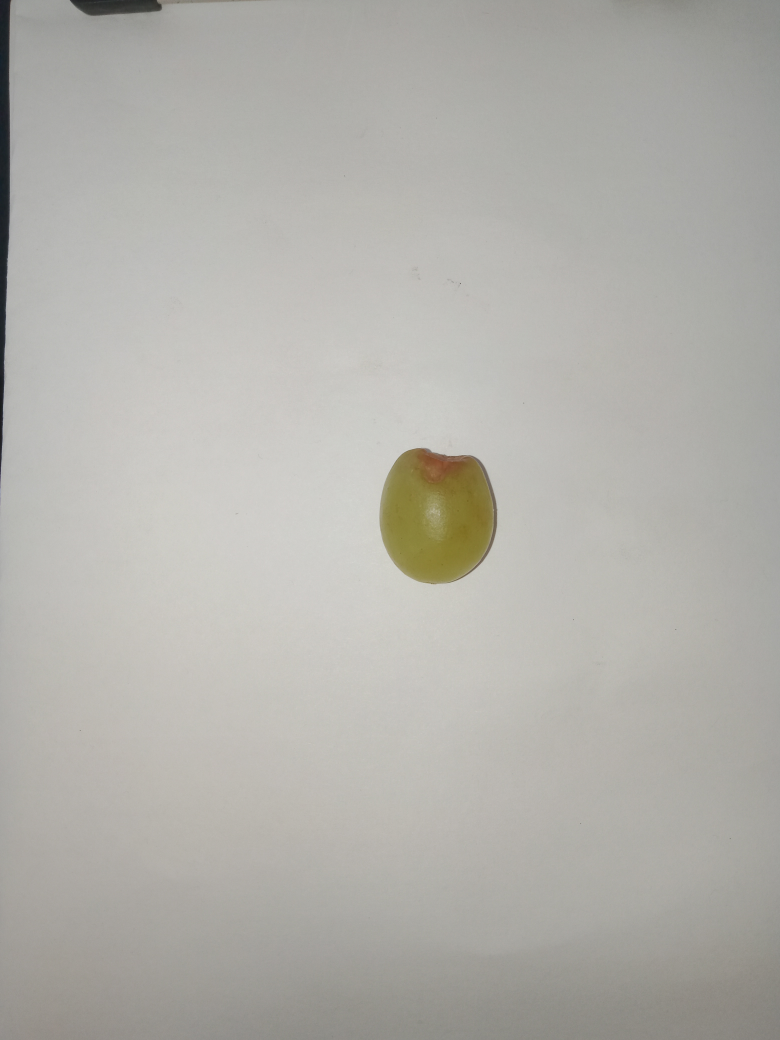
#> input picture Backend/Support/DataBaru/Data (10).jpg, 3120 x 4160 px (shown at 1/4 size)
$ jupyter execute --allow-errors AllClassification.ipynb   (older library calls are emulated)
#> lines starting #> are read from the running program, lines starting #| are printed output that depends on the picture; after the words box and inside, x2 and y2 are one past the last pixel; in counts of white or black regions, pixels touching at a corner belong together
[cell 1]
import cv2
import joblib
import numpy as np
import pandas as pd
from skimage.feature import greycomatrix, greycoprops

#> (a cell that did not finish here is left out)

[cell 3]
def preprocess_and_extract_features(image_path):
    #load image
#> called with image_path = 'Support/DataBaru/Data (10).jpg'
    image = cv2.imread(image_path)
#> image is the input picture: shape (4160, 3120, 3); mean B, G, R 170.7, 176.4, 177.9

    height, width, channel = image.shape
#> height = 4160; width = 3120; channel = 3

    if height > width:
        crop_size = width
#> crop_size = 3120
        y = int ((height-width)/2)
#> y = 520
        x=0
    else:
        crop_size = height
        x = int ((width - height)/2)
        y=0

    cropped_image = image[y:y+crop_size, x:x+crop_size]
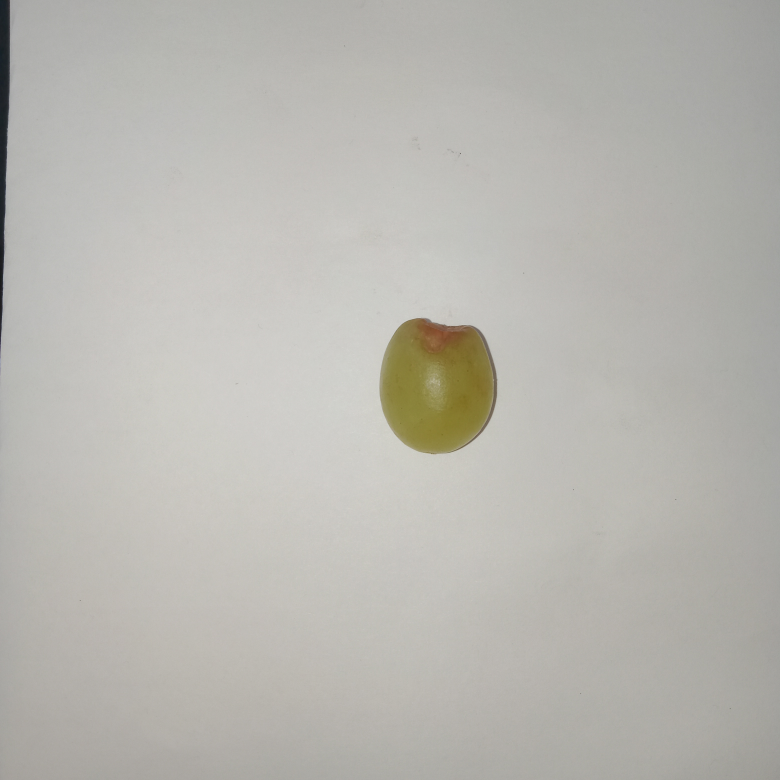
#> cropped_image: shape (3120, 3120, 3) (shown at 1/4 size); mean B, G, R 176.7, 182.7, 184.3

    gray = cv2.cvtColor(cropped_image,cv2.COLOR_BGR2GRAY)
    _, thresh = cv2.threshold(
        gray, 0, 255, cv2.THRESH_BINARY_INV+cv2.THRESH_OTSU
    )
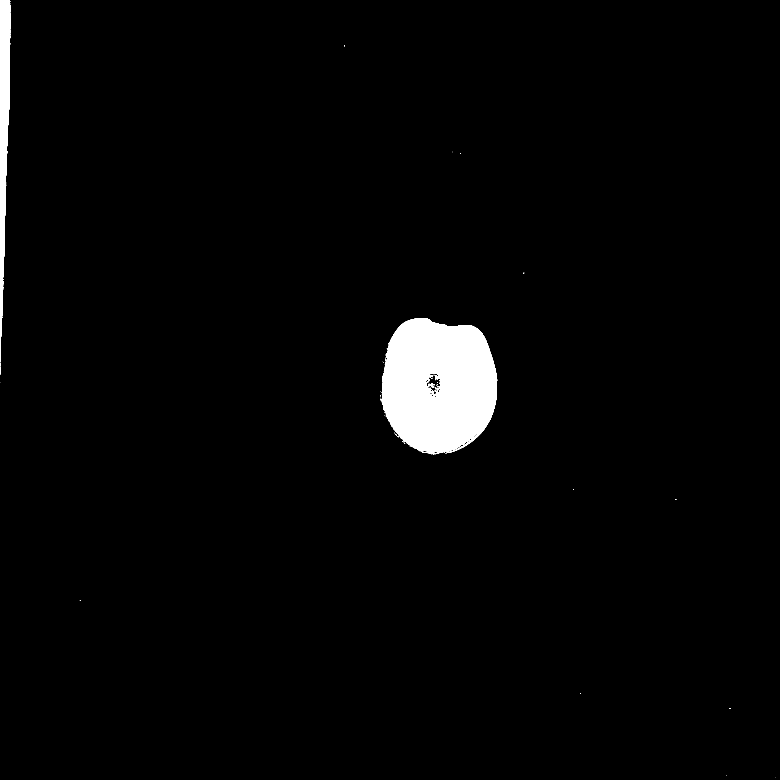
#> thresh: shape (3120, 3120) (shown at 1/4 size); 2.4% white; 61 white regions (54 under 20 px)
    contours, _ = cv2.findContours(
        thresh, cv2.RETR_EXTERNAL, cv2. CHAIN_APPROX_SIMPLE
    )
#> contours = 45 contours, 43 with area under 20; largest, box (x1, y1, x2, y2) and area: (1523, 1273, 1989, 1817) 199524, (0, 0, 41, 1448) 34240
    cnt = max(contours, key=cv2.contourArea)
#> cnt = contour of 1190 points, box (x1, y1, x2, y2) (1523, 1273, 1989, 1817), area 199524

    x, y, w, h, =cv2.boundingRect(cnt)
#> x = 1523; y = 1273; w = 466; h = 544

    roi = cropped_image [y:y+h, x:x+w]
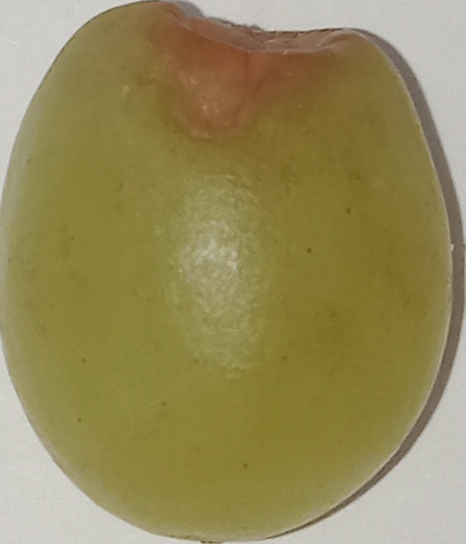
#> roi: shape (544, 466, 3); mean B, G, R 87.9, 137.2, 148.6

    resize_roi = cv2.resize(roi, (1080, 1080))
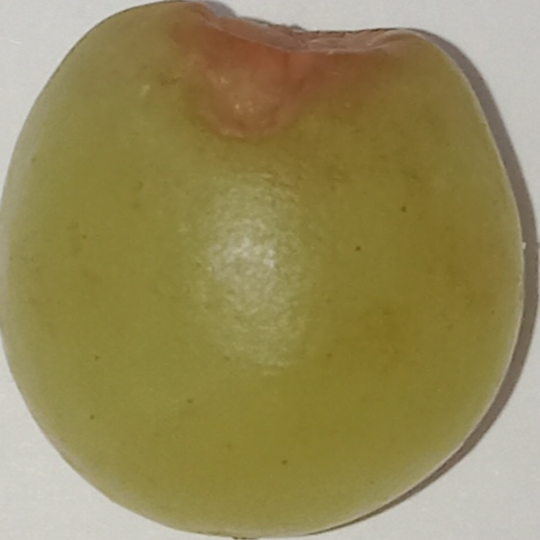
#> resize_roi: shape (1080, 1080, 3) (shown at 1/2 size); mean B, G, R 87.8, 137.1, 148.5

    # [5 lines of commented-out code are left out]
    rgb_image= cv2.cvtColor(resize_roi, cv2.COLOR_BGR2RGB)


    #rata rata rgb
    r_mean = np.mean(rgb_image[:,:,0])
#> r_mean = 148.5
    g_mean = np.mean(rgb_image[:,:,1])
#> g_mean = 137.1
    b_mean = np.mean(rgb_image[:,:,2])
#> b_mean = 87.82

    glcm_properties = ['correlation', 'homogeneity','dissimilarity','contrast',]

    image_gray = cv2.cvtColor(resize_roi, cv2.COLOR_BGR2GRAY)
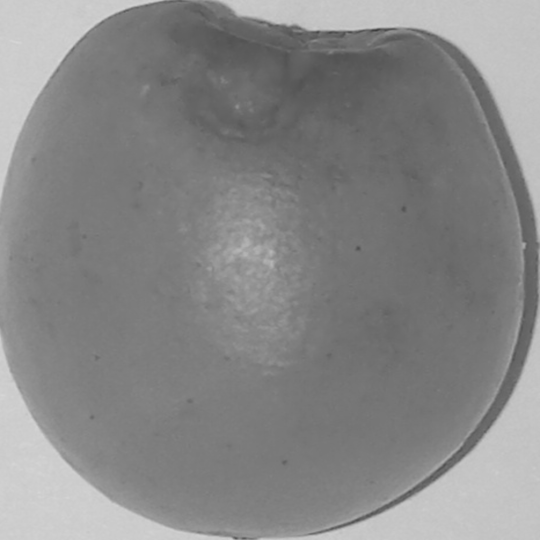
#> image_gray: shape (1080, 1080) (shown at 1/2 size); min 49, max 215, mean 134.9
    glcm = greycomatrix(image_gray, distances=[2], angles=[0, np.pi/4, np.pi/2, 3*np.pi/4],
                                levels=256, symmetric=True, normed=True)

    feature =[]
    glcm_props = [propery for name in glcm_properties for propery in greycoprops(glcm, name)[0]]
#> glcm_props = [0.997, 0.998, 0.996, 0.998, 0.655, 0.702, 0.631, 0.703, 1.09, 0.892, 1.22, 0.848, 6.48, 4.97, 9.37, 3.62]

    for item in glcm_props:
        feature.append(item)
#> this loop made 16 passes
#> item on passes 1 to 12: 0.997, 0.998, 0.996, 0.998, 0.655, 0.702, 0.631, 0.703, 1.09, 0.892, 1.22, 0.848
#> after the loop, feature has the same summary as glcm_props

    #create feature array
    x= np.array([r_mean,g_mean,b_mean] + feature[:])
#> x = 19 values, max 148.5 at index 0, min 0.631 at index 9, mean 21.5

    return x

[cell 4]
def classify (image_path):
    #melakukan pre processing dan ekstrasi fitur
    x= preprocess_and_extract_features(image_path)

    #mengubah bentuk array
    x_reshaped = x.reshape(1,-1)

    #Membuat dataframe menggu nama fitur
    glcm_properties = ['correlation', 'homogeneity','dissimilarity','contrast',]
    angles=[0,45,90,135]

    feature_names = ['R','G','B'] + [f'{prop} {angle}' for prop in glcm_properties for angle in angles]
    x_new = pd.DataFrame(data=x_reshaped, columns=feature_names)
#> x_new = table of 1 rows and 19 columns

    #predict label
    y_pred = nb.predict(x_new)

    #print label
    print (f'Label: {y_pred[0]}')

$ run again, with Backend/Support/DataBaru/Data (3).jpg copied over Backend/Support/DataBaru/Data (10).jpg
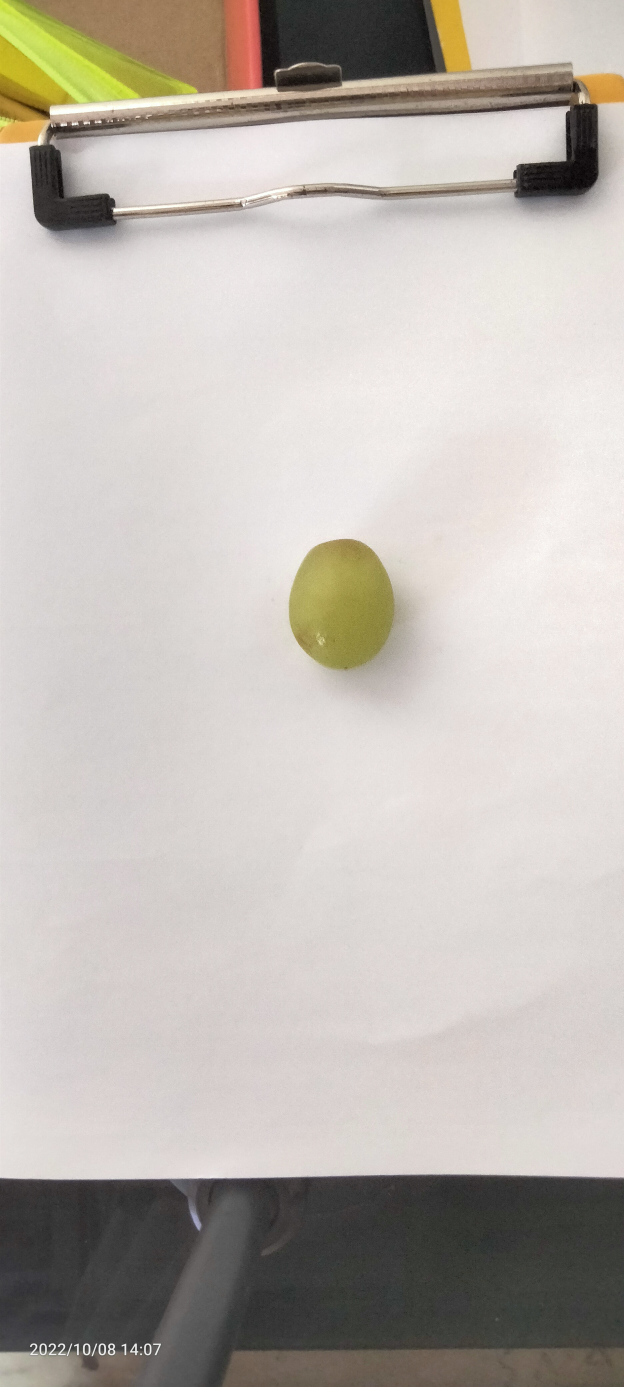
#> input picture Backend/Support/DataBaru/Data (3).jpg, 1872 x 4160 px (shown at 1/3 size)
#> in preprocess_and_extract_features, image is the input picture: shape (4160, 1872, 3); mean B, G, R 178.7, 185.1, 191.1
#> in preprocess_and_extract_features, `_, thresh = cv2.threshold( gray, 0, 255, cv2.THRESH_BINARY_INV+cv2.THR..`:
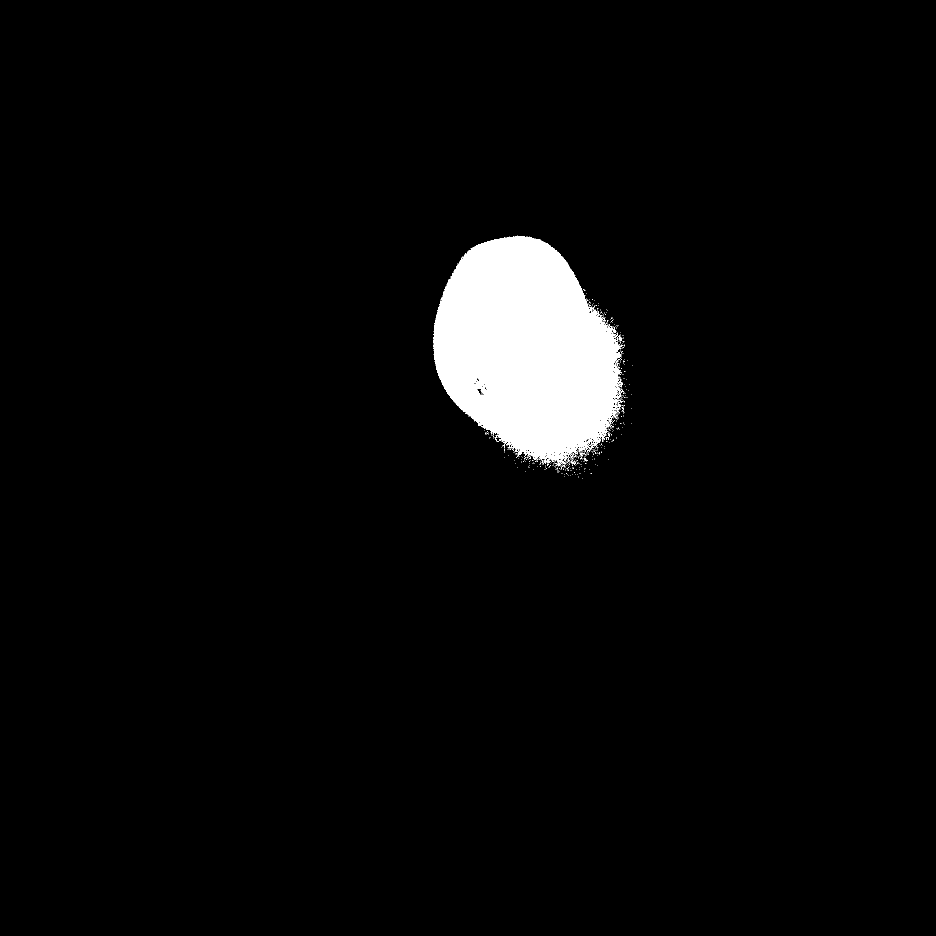
#> thresh: shape (1872, 1872) (shown at 1/2 size); 3.5% white; 467 white regions (461 under 20 px)
#> contours = 465 contours, 464 with area under 20; largest, box (x1, y1, x2, y2) and area: (866, 473, 1249, 933) 123034
#> cnt = contour of 1771 points, box (x1, y1, x2, y2) (866, 473, 1249, 933), area 123034
#> in preprocess_and_extract_features, `x, y, w, h, =cv2.boundingRect(cnt)`: x = 866; y = 473; w = 383; h = 460
#> r_mean = 179.9
#> g_mean = 171.4
#> b_mean = 127.3
#> in preprocess_and_extract_features, `image_gray = cv2.cvtColor(resize_roi, cv2.COLOR_BGR2GRAY)`:
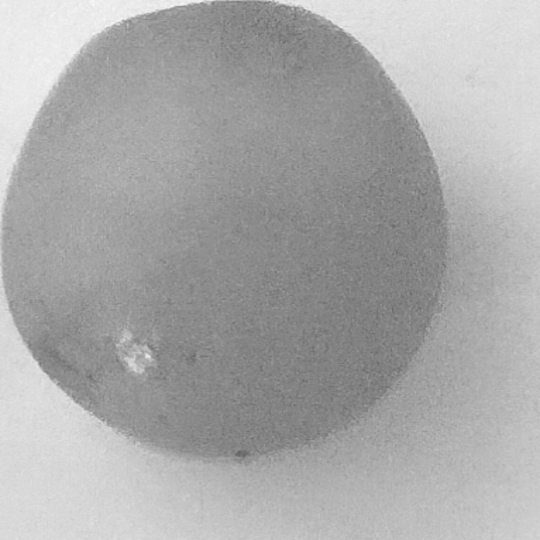
#> image_gray: shape (1080, 1080) (shown at 1/2 size); min 91, max 249, mean 168.8
#> glcm_props = [0.992, 0.995, 0.99, 0.994, 0.331, 0.374, 0.311, 0.375, 2.79, 2.27, 3.02, 2.28, 16.15, 10.36, 19.39, 10.8]
#> the loop in preprocess_and_extract_features, `for item in glcm_props:` made 16 passes
#> item on passes 1 to 8: 0.992, 0.995, 0.99, 0.994, 0.331, 0.374, 0.311, 0.375
#> after the loop in preprocess_and_extract_features, `for item in glcm_props:`: feature has the same summary as glcm_props
#> in preprocess_and_extract_features, `x= np.array([r_mean,g_mean,b_mean] + feature[:])`: x = 19 values, max 179.9 at index 0, min 0.311 at index 9, mean 29
#> x_new = table of 1 rows and 19 columns
